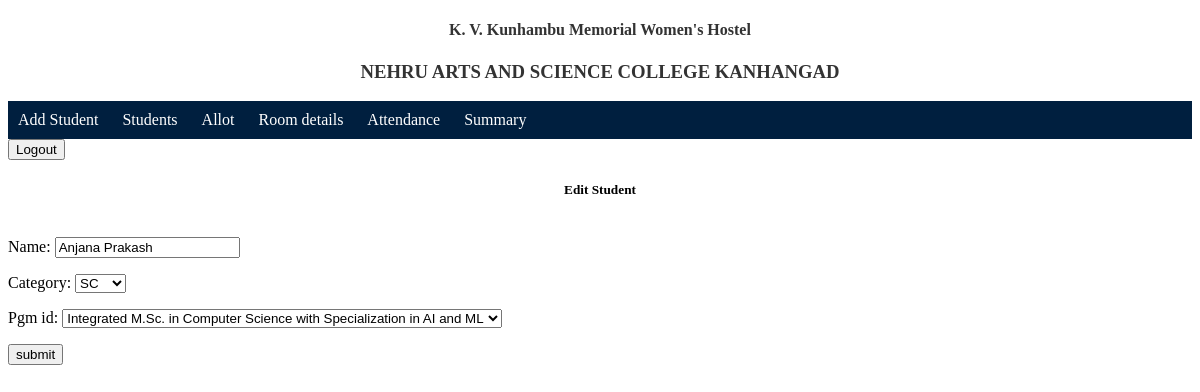
The page /edit_student/5/ (signed in) on the database its author committed.
### hostel/models.py (models this page shows, shortened)
class Student(models.Model):
    name = models.CharField(max_length=50, unique=True)
    category = models.CharField(max_length=20)
    pgm_id = models.ForeignKey(Programme,on_delete=models.CASCADE)

### hostel/views.py (the view)
# urls.py: path('edit_student/<int:student_id>/',views.edit_student,name='edit_student'),
@login_required()
def edit_student(request,student_id):
    student = Student.objects.get(id=student_id)
    form = StudentForm(instance=student)
    if request.method == "POST":
        form = StudentForm(request.POST,instance=student)
        if form.is_valid():
            form.save()
            return redirect('view_student')
    return render(request,'hostel/edit.html',{'form':form})

### hostel/forms.py
class StudentForm(forms.ModelForm):
    class Meta:
        model = Student
        fields = '__all__'
    def __init__(self, *args, **kwargs):
        super().__init__(*args,**kwargs)
        self.fields['category'].widget = forms.Select(choices=self.category_choices())
    def category_choices(self):
        choices = [
            ('OBC', 'OBC'),
            ('SC', 'SC'),
            ('ST', 'ST'),
            ('OEC', 'OEC'),
            ('GENERAL','GEN')
        ]
        return choices

### hostel/models.py (called while the page is built)
    def __str__(self):
        return self.pgm_name

### hostel/templates/hostel/edit.html (shortened to what this page needs)
{% extends 'base.html' %}
{% block content %}
<h5>Edit Student</h5>
<div class="student">
    <form method="post">
        {{ form.as_p }}
        <div class="submit-input">
            <input type="submit" value="submit">
        </div>
    </form>
</div>
{% endblock %}

### hostel/templates/hostel/edit.html (style rules this page uses)
.student { display: flex; justify-content: left; height: 170px; }
.student form { width: 70%; }
h5 { color: black; text-align: center; }

### rows shown on the page
Student: name "Anjana Prakash", category "SC", pgm_id "Integrated M.Sc. in Computer Science with Specialization in AI and ML"
